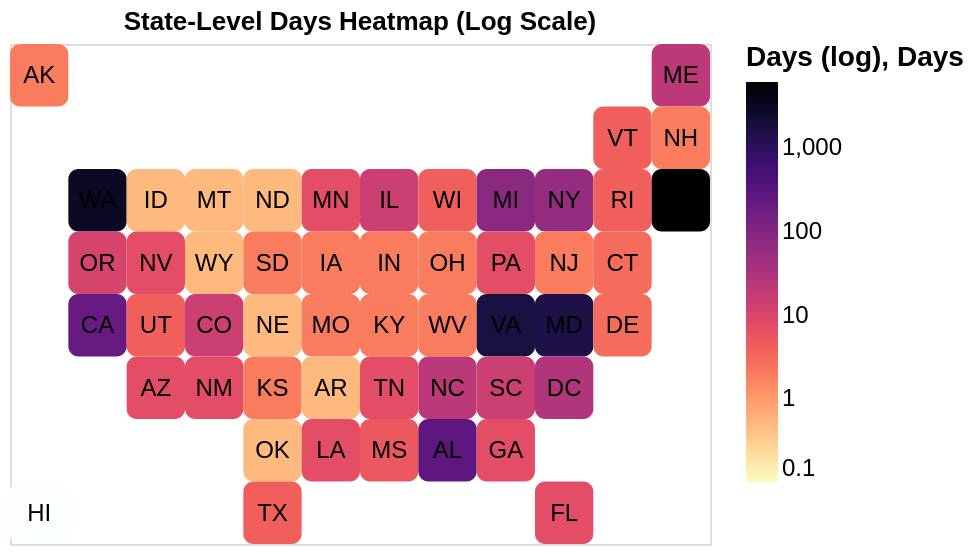

The notebook cell this image was saved under:
### Code cell
# display the chart
chart

### Figure 1 — Vega-Lite specification as saved in the notebook (floating-point values rounded to 4 significant figures)
{"config": {"view": {"continuousWidth": 300, "continuousHeight": 300}}, "layer": [{"mark": {"type": "rect", "cornerRadius": 5, "stroke": null}, "encoding": {"color": {"field": "days", "legend": {"gradientLength": 200, "labelFontSize": 12, "title": "Days (log)", "titleFontSize": 14}, "scale": {"domain": [0.1, 6000], "reverse": true, "scheme": "magma", "type": "log"}, "type": "quantitative"}, "tooltip": [{"field": "code", "type": "nominal"}, {"field": "days", "type": "quantitative"}], "x": {"axis": null, "field": "col", "type": "ordinal"}, "y": {"axis": null, "field": "row", "type": "ordinal"}}, "title": "State-Level Days Heatmap (Log Scale)"}, {"mark": {"type": "text", "align": "center", "baseline": "middle", "fill": "black", "fontSize": 12}, "encoding": {"color": {"field": "days", "legend": {"title": "Days"}, "scale": {"scheme": "blues"}, "type": "quantitative"}, "text": {"field": "code", "type": "ordinal"}, "tooltip": [{"field": "code", "type": "nominal"}, {"field": "days", "type": "quantitative"}], "x": {"axis": null, "field": "col", "type": "ordinal"}, "y": {"axis": null, "field": "row", "type": "ordinal"}}, "title": "State-Level Days Heatmap"}], "data": {"name": "data-274307f5d7d584c89eef2d937706e406"}, "height": 250, "width": 350, "$schema": "https://vega.github.io/schema/vega-lite/v5.20.1.json", "datasets": {"data-274307f5d7d584c89eef2d937706e406": [{"id": 152, "publication": "NPR", "state": "Alaska", "code": "AK", "col": 2, "row": 1, "State": "Alaska", "Abbreviation": "AK", "duration": "days", "estimate": null, "day_multiplier": 2.0, "days": 2.0}, {"id": 153, "publication": "NPR", "state": "Hawaii", "code": "HI", "col": 2, "row": 8, "State": "Hawaii", "Abbreviation": "HI", "duration": "---", "estimate": null, "day_multiplier": 0.0, "days": 0.0}, {"id": 154, "publication": "NPR", "state": "Washington", "code": "WA", "col": 3, "row": 3, "State": "Washington", "Abbreviation": "WA", "duration": "years", "estimate": 8.0, "day_multiplier": 365.0, "days": 2920.0}, {"id": 155, "publication": "NPR", "state": "Oregon", "code": "OR", "col": 3, "row": 4, "State": "Oregon", "Abbreviation": "OR", "duration": "weeks", "estimate": 1.5, "day_multiplier": 7.0, "days": 10.5}, {"id": 156, "publication": "NPR", "state": "California", "code": "CA", "col": 3, "row": 5, "State": "California", "Abbreviation": "CA", "duration": "months", "estimate": 7.0, "day_multiplier": 30.0, "days": 210.0}, {"id": 157, "publication": "NPR", "state": "Idaho", "code": "ID", "col": 4, "row": 3, "State": "Idaho", "Abbreviation": "ID", "duration": "hours", "estimate": null, "day_multiplier": 0.5, "days": 0.5}, {"id": 158, "publication": "NPR", "state": "Nevada", "code": "NV", "col": 4, "row": 4, "State": "Nevada", "Abbreviation": "NV", "duration": "weeks", "estimate": null, "day_multiplier": 7.0, "days": 7.0}, {"id": 159, "publication": "NPR", "state": "Utah", "code": "UT", "col": 4, "row": 5, "State": "Utah", "Abbreviation": "UT", "duration": "days", "estimate": null, "day_multiplier": 4.0, "days": 4.0}, {"id": 160, "publication": "NPR", "state": "Arizona", "code": "AZ", "col": 4, "row": 6, "State": "Arizona", "Abbreviation": "AZ", "duration": "weeks", "estimate": 1.0, "day_multiplier": 7.0, "days": 7.0}, {"id": 161, "publication": "NPR", "state": "Montana", "code": "MT", "col": 5, "row": 3, "State": "Montana", "Abbreviation": "MT", "duration": "hours", "estimate": null, "day_multiplier": 0.5, "days": 0.5}, {"id": 162, "publication": "NPR", "state": "Wyoming", "code": "WY", "col": 5, "row": 4, "State": "Wyoming", "Abbreviation": "WY", "duration": "hours", "estimate": null, "day_multiplier": 0.5, "days": 0.5}, {"id": 163, "publication": "NPR", "state": "Colorado", "code": "CO", "col": 5, "row": 5, "State": "Colorado", "Abbreviation": "CO", "duration": "weeks", "estimate": 2.0, "day_multiplier": 7.0, "days": 14.0}, {"id": 164, "publication": "NPR", "state": "New Mexico", "code": "NM", "col": 5, "row": 6, "State": "New Mexico", "Abbreviation": "NM", "duration": "weeks", "estimate": null, "day_multiplier": 7.0, "days": 7.0}, {"id": 165, "publication": "NPR", "state": "North Dakota", "code": "ND", "col": 6, "row": 3, "State": "North Dakota", "Abbreviation": "ND", "duration": "hours", "estimate": null, "day_multiplier": 0.5, "days": 0.5}, {"id": 166, "publication": "NPR", "state": "South Dakota", "code": "SD", "col": 6, "row": 4, "State": "South Dakota", "Abbreviation": "SD", "duration": "days", "estimate": null, "day_multiplier": 2.0, "days": 2.0}, {"id": 167, "publication": "NPR", "state": "Nebraska", "code": "NE", "col": 6, "row": 5, "State": "Nebraska", "Abbreviation": "NE", "duration": "hours", "estimate": null, "day_multiplier": 0.5, "days": 0.5}, {"id": 168, "publication": "NPR", "state": "Kansas", "code": "KS", "col": 6, "row": 6, "State": "Kansas", "Abbreviation": "KS", "duration": "days", "estimate": null, "day_multiplier": 2.0, "days": 2.0}, {"id": 169, "publication": "NPR", "state": "Oklahoma", "code": "OK", "col": 6, "row": 7, "State": "Oklahoma", "Abbreviation": "OK", "duration": "hours", "estimate": null, "day_multiplier": 0.5, "days": 0.5}, {"id": 170, "publication": "NPR", "state": "Texas", "code": "TX", "col": 6, "row": 8, "State": "Texas", "Abbreviation": "TX", "duration": "days", "estimate": null, "day_multiplier": 4.0, "days": 4.0}, {"id": 171, "publication": "NPR", "state": "Minnesota", "code": "MN", "col": 7, "row": 3, "State": "Minnesota", "Abbreviation": "MN", "duration": "weeks", "estimate": null, "day_multiplier": 7.0, "days": 7.0}, {"id": 172, "publication": "NPR", "state": "Iowa", "code": "IA", "col": 7, "row": 4, "State": "Iowa", "Abbreviation": "IA", "duration": "days", "estimate": null, "day_multiplier": 2.0, "days": 2.0}, {"id": 173, "publication": "NPR", "state": "Missouri", "code": "MO", "col": 7, "row": 5, "State": "Missouri", "Abbreviation": "MO", "duration": "days", "estimate": null, "day_multiplier": 2.0, "days": 2.0}, {"id": 174, "publication": "NPR", "state": "Arkansas", "code": "AR", "col": 7, "row": 6, "State": "Arkansas", "Abbreviation": "AR", "duration": "hours", "estimate": null, "day_multiplier": 0.5, "days": 0.5}, {"id": 175, "publication": "NPR", "state": "Louisiana", "code": "LA", "col": 7, "row": 7, "State": "Louisiana", "Abbreviation": "LA", "duration": "weeks", "estimate": null, "day_multiplier": 7.0, "days": 7.0}, {"id": 176, "publication": "NPR", "state": "Illinois", "code": "IL", "col": 8, "row": 3, "State": "Illinois", "Abbreviation": "IL", "duration": "weeks", "estimate": 2.0, "day_multiplier": 7.0, "days": 14.0}, {"id": 177, "publication": "NPR", "state": "Indiana", "code": "IN", "col": 8, "row": 4, "State": "Indiana", "Abbreviation": "IN", "duration": "days", "estimate": null, "day_multiplier": 2.0, "days": 2.0}, {"id": 178, "publication": "NPR", "state": "Kentucky", "code": "KY", "col": 8, "row": 5, "State": "Kentucky", "Abbreviation": "KY", "duration": "days", "estimate": null, "day_multiplier": 2.0, "days": 2.0}, {"id": 179, "publication": "NPR", "state": "Tennessee", "code": "TN", "col": 8, "row": 6, "State": "Tennessee", "Abbreviation": "TN", "duration": "weeks", "estimate": 1.0, "day_multiplier": 7.0, "days": 7.0}, {"id": 180, "publication": "NPR", "state": "Mississippi", "code": "MS", "col": 8, "row": 7, "State": "Mississippi", "Abbreviation": "MS", "duration": "days", "estimate": null, "day_multiplier": 5.0, "days": 5.0}, {"id": 181, "publication": "NPR", "state": "Wisconsin", "code": "WI", "col": 9, "row": 3, "State": "Wisconsin", "Abbreviation": "WI", "duration": "days", "estimate": null, "day_multiplier": 4.0, "days": 4.0}, {"id": 182, "publication": "NPR", "state": "Ohio", "code": "OH", "col": 9, "row": 4, "State": "Ohio", "Abbreviation": "OH", "duration": "days", "estimate": null, "day_multiplier": 2.0, "days": 2.0}, {"id": 183, "publication": "NPR", "state": "West Virginia", "code": "WV", "col": 9, "row": 5, "State": "West Virginia", "Abbreviation": "WV", "duration": "days", "estimate": null, "day_multiplier": 2.0, "days": 2.0}, {"id": 184, "publication": "NPR", "state": "North Carolina", "code": "NC", "col": 9, "row": 6, "State": "North Carolina", "Abbreviation": "NC", "duration": "weeks", "estimate": 3.0, "day_multiplier": 7.0, "days": 21.0}, {"id": 185, "publication": "NPR", "state": "Alabama", "code": "AL", "col": 9, "row": 7, "State": "Alabama", "Abbreviation": "AL", "duration": "months", "estimate": 9.0, "day_multiplier": 30.0, "days": 270.0}, {"id": 186, "publication": "NPR", "state": "Michigan", "code": "MI", "col": 10, "row": 3, "State": "Michigan", "Abbreviation": "MI", "duration": "months", "estimate": 2.5, "day_multiplier": 30.0, "days": 75.0}, {"id": 187, "publication": "NPR", "state": "Pennsylvania", "code": "PA", "col": 10, "row": 4, "State": "Pennsylvania", "Abbreviation": "PA", "duration": "weeks", "estimate": null, "day_multiplier": 7.0, "days": 7.0}, {"id": 188, "publication": "NPR", "state": "Virginia", "code": "VA", "col": 10, "row": 5, "State": "Virginia", "Abbreviation": "VA", "duration": "years", "estimate": 4.5, "day_multiplier": 365.0, "days": 1642.0}, {"id": 189, "publication": "NPR", "state": "South Carolina", "code": "SC", "col": 10, "row": 6, "State": "South Carolina", "Abbreviation": "SC", "duration": "weeks", "estimate": 2.0, "day_multiplier": 7.0, "days": 14.0}, {"id": 190, "publication": "NPR", "state": "Georgia", "code": "GA", "col": 10, "row": 7, "State": "Georgia", "Abbreviation": "GA", "duration": "weeks", "estimate": null, "day_multiplier": 7.0, "days": 7.0}, {"id": 191, "publication": "NPR", "state": "New York", "code": "NY", "col": 11, "row": 3, "State": "New York", "Abbreviation": "NY", "duration": "months", "estimate": 2.0, "day_multiplier": 30.0, "days": 60.0}, {"id": 192, "publication": "NPR", "state": "New Jersey", "code": "NJ", "col": 11, "row": 4, "State": "New Jersey", "Abbreviation": "NJ", "duration": "days", "estimate": null, "day_multiplier": 2.0, "days": 2.0}, {"id": 193, "publication": "NPR", "state": "Maryland", "code": "MD", "col": 11, "row": 5, "State": "Maryland", "Abbreviation": "MD", "duration": "years", "estimate": 4.0, "day_multiplier": 365.0, "days": 1460.0}, {"id": 194, "publication": "NPR", "state": "DC", "code": "DC", "col": 11, "row": 6, "State": "District of Columbia", "Abbreviation": "DC", "duration": "weeks", "estimate": 4.0, "day_multiplier": 7.0, "days": 28.0}, {"id": 195, "publication": "NPR", "state": "Florida", "code": "FL", "col": 11, "row": 8, "State": "Florida", "Abbreviation": "FL", "duration": "weeks", "estimate": null, "day_multiplier": 7.0, "days": 7.0}, {"id": 196, "publication": "NPR", "state": "Vermont", "code": "VT", "col": 12, "row": 2, "State": "Vermont", "Abbreviation": "VT", "duration": "days", "estimate": null, "day_multiplier": 4.0, "days": 4.0}, {"id": 197, "publication": "NPR", "state": "Rhode Island", "code": "RI", "col": 12, "row": 3, "State": "Rhode Island", "Abbreviation": "RI", "duration": "days", "estimate": null, "day_multiplier": 4.0, "days": 4.0}, {"id": 198, "publication": "NPR", "state": "Connecticut", "code": "CT", "col": 12, "row": 4, "State": "Connecticut", "Abbreviation": "CT", "duration": "days", "estimate": null, "day_multiplier": 3.0, "days": 3.0}, {"id": 199, "publication": "NPR", "state": "Delaware", "code": "DE", "col": 12, "row": 5, "State": "Delaware", "Abbreviation": "DE", "duration": "hours", "estimate": null, "day_multiplier": 3.0, "days": 3.0}, {"id": 200, "publication": "NPR", "state": "Maine", "code": "ME", "col": 13, "row": 1, "State": "Maine", "Abbreviation": "ME", "duration": "weeks", "estimate": 3.0, "day_multiplier": 7.0, "days": 21.0}, {"id": 201, "publication": "NPR", "state": "New Hampshire", "code": "NH", "col": 13, "row": 2, "State": "New Hampshire", "Abbreviation": "NH", "duration": "days", "estimate": null, "day_multiplier": 2.0, "days": 2.0}, {"id": 202, "publication": "NPR", "state": "Massachusetts", "code": "MA", "col": 13, "row": 3, "State": "Massachusetts", "Abbreviation": "MA", "duration": "years", "estimate": 20.0, "day_multiplier": 365.0, "days": 7300.0}]}}
